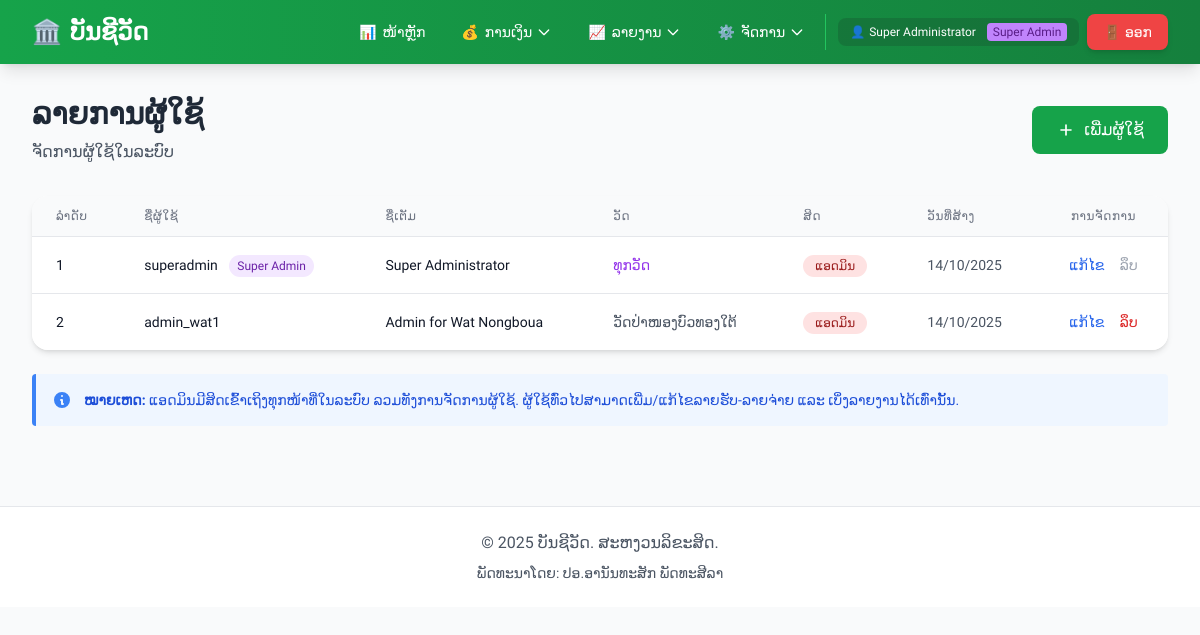
The app's page /modules/users/list.php (signed in) with its own data.
### tables this page shows
CREATE TABLE IF NOT EXISTS users (
    id INT PRIMARY KEY AUTO_INCREMENT,
    temple_id INT DEFAULT NULL COMMENT 'NULL for Super Admin, otherwise links to a temple',
    username VARCHAR(50) UNIQUE NOT NULL,
    password VARCHAR(255) NOT NULL,
    full_name VARCHAR(100) NOT NULL,
    role ENUM('admin', 'user') DEFAULT 'user',
    is_super_admin BOOLEAN DEFAULT FALSE COMMENT 'TRUE for Super Admin who can manage all temples',
    created_at TIMESTAMP DEFAULT CURRENT_TIMESTAMP,
    updated_at TIMESTAMP DEFAULT CURRENT_TIMESTAMP ON UPDATE CURRENT_TIMESTAMP,
    FOREIGN KEY (temple_id) REFERENCES temples(id) ON DELETE RESTRICT,
    INDEX idx_username (username),
    INDEX idx_temple_id (temple_id)
);

CREATE TABLE IF NOT EXISTS temples (
    id INT PRIMARY KEY AUTO_INCREMENT,
    temple_code VARCHAR(20) UNIQUE NOT NULL COMMENT 'ລະຫັດວັດ ເຊັ່ນ: WAT001',
    temple_name VARCHAR(200) NOT NULL COMMENT 'ຊື່ວັດ',
    temple_name_lao VARCHAR(200) NOT NULL COMMENT 'ຊື່ວັດພາສາລາວ',
    abbot_name VARCHAR(100) COMMENT 'ຊື່ເຈົ້າອະທິການ',
    address TEXT COMMENT 'ທີ່ຢູ່',
    district VARCHAR(100) COMMENT 'ເມືອງ',
    province VARCHAR(100) COMMENT 'ແຂວງ',
    phone VARCHAR(20) COMMENT 'ເບີໂທ',
    email VARCHAR(100) COMMENT 'ອີເມລ',
    logo_url VARCHAR(255) COMMENT 'URL ຮູບໂລໂກ້ວັດ',
    status ENUM('active', 'inactive') DEFAULT 'active' COMMENT 'ສະຖານະ',
    created_at TIMESTAMP DEFAULT CURRENT_TIMESTAMP,
    updated_at TIMESTAMP DEFAULT CURRENT_TIMESTAMP ON UPDATE CURRENT_TIMESTAMP,
    INDEX idx_temple_code (temple_code),
    INDEX idx_status (status)
);

### config.php (called while the page is built, shortened)
<?php
require_once __DIR__ . '/includes/temple_functions.php';
function getDB() {
    static $pdo = null;
    if ($pdo === null) {
        try {
            $dsn = "mysql:host=" . DB_HOST . ";dbname=" . DB_NAME . ";charset=" . DB_CHARSET;
            $options = [
                PDO::ATTR_ERRMODE => PDO::ERRMODE_EXCEPTION,
                PDO::ATTR_DEFAULT_FETCH_MODE => PDO::FETCH_ASSOC,
                PDO::ATTR_EMULATE_PREPARES => false,
                PDO::MYSQL_ATTR_INIT_COMMAND => "SET NAMES " . DB_CHARSET
            ];
            $pdo = new PDO($dsn, DB_USER, DB_PASS, $options);
        } catch (PDOException $e) {
            die("ການເຊື່ອມຕໍ່ຖານຂໍ້ມູນຜິດພາດ: " . $e->getMessage());
        }
    }
    return $pdo;
}
function isLoggedIn() {
    return isset($_SESSION['user_id']) && isset($_SESSION['username']);
}
function e($string) {
    return htmlspecialchars($string, ENT_QUOTES, 'UTF-8');
}
function formatDate($date) {
    $format = 'd/m/Y';
    if (function_exists('getCurrentTempleId') && function_exists('getTempleSetting')) {
        $currentTempleId = getCurrentTempleId();
    }
    try {
        $dateObj = new DateTime($date);
        return $dateObj->format($format);
    } catch (Exception $e) {
        return $date;
    }
}
function getCurrentUser() {
    if (!isLoggedIn()) {
        return null;
    }
    static $currentUser = null;
    if ($currentUser === null) {
        $db = getDB();
        $stmt = $db->prepare("SELECT * FROM users WHERE id = ?");
        $stmt->execute([$_SESSION['user_id']]);
        $currentUser = $stmt->fetch();
    }
    return $currentUser;
}

### includes/temple_functions.php (called while the page is built, shortened)
<?php
function isSuperAdmin() {
    if (!isLoggedIn()) {
        return false;
    }
    $user = getCurrentUser();
    return !empty($user['is_super_admin']);
}
function getActiveTempleId() {
    if (isSuperAdmin() && isset($_SESSION['active_temple_id'])) {
        return $_SESSION['active_temple_id'];
    }
    $user = getCurrentUser();
    return $user['temple_id'] ?? null;
}
function getCurrentTempleId() {
    return getActiveTempleId();
}

### modules/users/list.php (the view, shortened to what this page needs)
<?php
require_once __DIR__ . '/../../config.php';
require_once __DIR__ . '/../../includes/temple_functions.php';
$db = getDB();
$currentUser = $_SESSION;
$isSuperAdmin = ($currentUser['is_super_admin'] ?? 0) == 1;
$currentTempleId = getCurrentTempleId();
if ($isSuperAdmin) {
    $sql = "SELECT u.*, t.temple_name, t.temple_name_lao
            FROM users u
            LEFT JOIN temples t ON u.temple_id = t.id
            ORDER BY u.created_at DESC";
    $stmt = $db->query($sql);
}
$users = $stmt->fetchAll();
require_once __DIR__ . '/../../includes/header.php';
?>
<div class="mb-8">
    <div class="flex items-center justify-between">
        <div>
            <h1 class="text-3xl font-bold text-gray-800 mb-2">ລາຍການຜູ້ໃຊ້</h1>
            <p class="text-gray-600">ຈັດການຜູ້ໃຊ້ໃນລະບົບ</p>
        </div>
        <a href="<?php echo BASE_URL; ?>/modules/users/add.php"
           class="bg-green-600 hover:bg-green-700 text-white px-6 py-3 rounded-lg transition duration-200 flex items-center">
            <svg class="w-5 h-5 mr-2" fill="none" stroke="currentColor" viewBox="0 0 24 24">
                <path stroke-linecap="round" stroke-linejoin="round" stroke-width="2" d="M12 6v6m0 0v6m0-6h6m-6 0H6"></path>
            </svg>
            ເພີ່ມຜູ້ໃຊ້
        </a>
    </div>
</div>
<div class="bg-white rounded-2xl shadow-md overflow-hidden">
    <div class="overflow-x-auto">
        <table class="min-w-full divide-y divide-gray-200">
            <thead class="bg-gray-50">
                <tr>
                    <th class="px-6 py-3 text-left text-xs font-medium text-gray-500 uppercase tracking-wider">ລຳດັບ</th>
                    <th class="px-6 py-3 text-left text-xs font-medium text-gray-500 uppercase tracking-wider">ຊື່ຜູ້ໃຊ້</th>
                    <th class="px-6 py-3 text-left text-xs font-medium text-gray-500 uppercase tracking-wider">ຊື່ເຕັມ</th>
                    <?php if ($isSuperAdmin): ?>
                    <th class="px-6 py-3 text-left text-xs font-medium text-gray-500 uppercase tracking-wider">ວັດ</th>
                    <?php endif; ?>
                    <th class="px-6 py-3 text-left text-xs font-medium text-gray-500 uppercase tracking-wider">ສິດ</th>
                    <th class="px-6 py-3 text-left text-xs font-medium text-gray-500 uppercase tracking-wider">ວັນທີ່ສ້າງ</th>
                    <th class="px-6 py-3 text-center text-xs font-medium text-gray-500 uppercase tracking-wider">ການຈັດການ</th>
                </tr>
            </thead>
            <tbody class="bg-white divide-y divide-gray-200">
                <?php if (empty($users)): ?>
                <tr>
                    <td colspan="<?php echo $isSuperAdmin ? 7 : 6; ?>" class="px-6 py-8 text-center text-gray-500">
                        ບໍ່ມີຂໍ້ມູນຜູ້ໃຊ້
                    </td>
                </tr>
                <?php else: ?>
                    <?php foreach ($users as $index => $user): ?>
                    <tr class="hover:bg-gray-50 transition duration-150">
                        <td class="px-6 py-4 whitespace-nowrap text-sm text-gray-900">
                            <?php echo $index + 1; ?>
                        </td>
                        <td class="px-6 py-4 whitespace-nowrap text-sm font-medium text-gray-900">
                            <?php echo e($user['username']); ?>
                            <?php if ($user['is_super_admin'] == 1): ?>
                                <span class="ml-2 px-2 py-1 text-xs font-medium bg-purple-100 text-purple-800 rounded-full">
                                    Super Admin
                                </span>
                            <?php endif; ?>
                        </td>
                        <td class="px-6 py-4 whitespace-nowrap text-sm text-gray-900">
                            <?php echo e($user['full_name']); ?>
                        </td>
                        <?php if ($isSuperAdmin): ?>
                        <td class="px-6 py-4 whitespace-nowrap text-sm text-gray-600">
                            <?php
                            if ($user['is_super_admin'] == 1) {
                                echo '<span class="text-purple-600 font-medium">ທຸກວັດ</span>';
                            } elseif ($user['temple_name_lao'] || $user['temple_name']) {
                                echo e($user['temple_name_lao'] ?: $user['temple_name']);
                            } else {
                                echo '<span class="text-gray-400">-</span>';
                            }
                            ?>
                        </td>
                        <?php endif; ?>
                        <td class="px-6 py-4 whitespace-nowrap">
                            <?php if ($user['role'] === 'admin'): ?>
                                <span class="px-3 py-1 text-xs font-medium bg-red-100 text-red-800 rounded-full">
                                    ແອດມິນ
                                </span>
                            <?php else: ?>
                                <span class="px-3 py-1 text-xs font-medium bg-blue-100 text-blue-800 rounded-full">
                                    ຜູ້ໃຊ້
                                </span>
                            <?php endif; ?>
                        </td>
                        <td class="px-6 py-4 whitespace-nowrap text-sm text-gray-600">
                            <?php echo formatDate($user['created_at']); ?>
                        </td>
                        <td class="px-6 py-4 whitespace-nowrap text-center text-sm font-medium">
                            <a href="<?php echo BASE_URL; ?>/modules/users/edit.php?id=<?php echo $user['id']; ?>"
                               class="text-blue-600 hover:text-blue-900 mr-3">ແກ້ໄຂ</a>
                            <?php if ($user['id'] != $_SESSION['user_id'] && !($user['is_super_admin'] == 1 && !$isSuperAdmin)): ?>
                                <a href="#"
                                   onclick="confirmDeleteUser(<?php echo $user['id']; ?>); return false;"
                                   class="text-red-600 hover:text-red-900">ລຶບ</a>
                            <?php else: ?>
                                <span class="text-gray-400">ລຶບ</span>
                            <?php endif; ?>
                        </td>
                    </tr>
                    <?php endforeach; ?>
                <?php endif; ?>
            </tbody>
        </table>
    </div>
</div>
<div class="mt-6 bg-blue-50 border-l-4 border-blue-500 p-4 rounded">
    <div class="flex">
        <div class="flex-shrink-0">
            <svg class="h-5 w-5 text-blue-500" fill="currentColor" viewBox="0 0 20 20">
                <path fill-rule="evenodd" d="M18 10a8 8 0 11-16 0 8 8 0 0116 0zm-7-4a1 1 0 11-2 0 1 1 0 012 0zM9 9a1 1 0 000 2v3a1 1 0 001 1h1a1 1 0 100-2v-3a1 1 0 00-1-1H9z" clip-rule="evenodd"></path>
            </svg>
        </div>
        <div class="ml-3">
            <p class="text-sm text-blue-700">
                <strong>ໝາຍເຫດ:</strong> ແອດມິນມີສິດເຂົ້າເຖິງທຸກໜ້າທີ່ໃນລະບົບ ລວມທັງການຈັດການຜູ້ໃຊ້.
                ຜູ້ໃຊ້ທົ່ວໄປສາມາດເພີ່ມ/ແກ້ໄຂລາຍຮັບ-ລາຍຈ່າຍ ແລະ ເບິ່ງລາຍງານໄດ້ເທົ່ານັ້ນ.
            </p>
        </div>
    </div>
</div>
<?php require_once __DIR__ . '/../../includes/footer.php'; ?>

### includes/header.php (style rules this page uses)
body { font-family: 'Phetsarath', sans-serif; }

### records on screen
users: username "superadmin", is_super_admin "Super Admin", full_name "Super Administrator", role "ແອດມິນ", created_at "14/10/2025", shows "ລຶບ"
users: username "admin_wat1", full_name "Admin for Wat Nongboua", temple.temple_name_lao "ວັດປ່າໜອງບົວທອງໃຕ້", role "ແອດມິນ", created_at "14/10/2025"

### other values on screen
$displayName "ບັນຊີວັດ"
$_SESSION['full_name'] "Super Administrator"
SITE_NAME "ບັນຊີວັດ"
